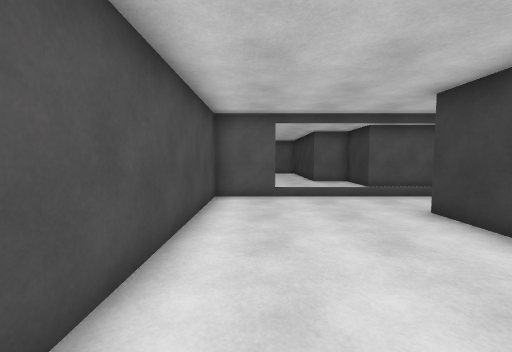
[1] (above)

16 first-person views from a walk through a scene from a Unity 3-D project. The camera is 1.4 m above the floor, tilts 4° down and sees 90° across. Doors are open. The floor is counted in squares, 1 m on a side. Each view is taken from the middle of a square. On the plan, view 1 faces up. The plan holds only what a view shows up to about 13 squares ahead; the rest is blank. The player is left out. Some animated figures are not drawn. Surface patterns are stand-ins for the level's own textures.

[2]
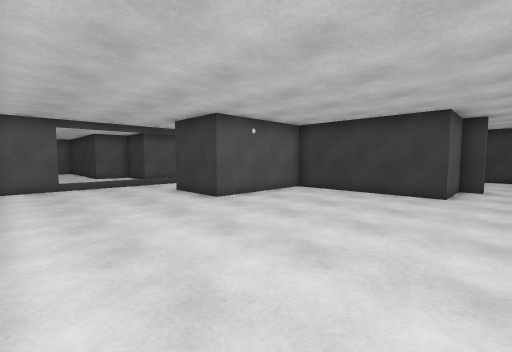

[3]
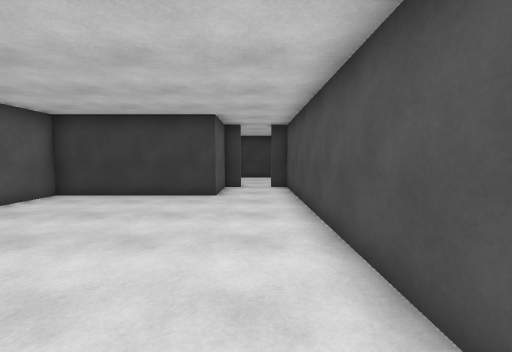

[4]
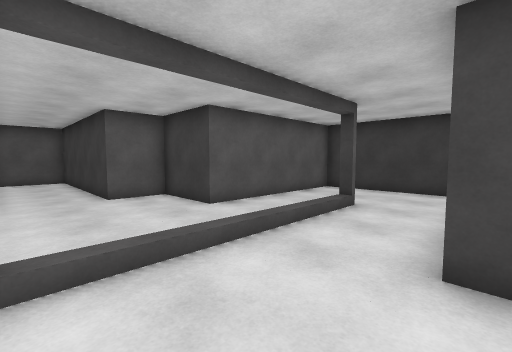

[5]
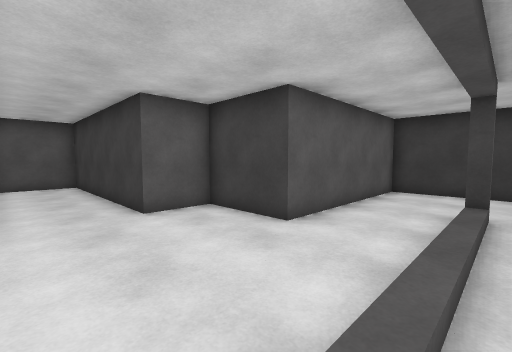

[6]
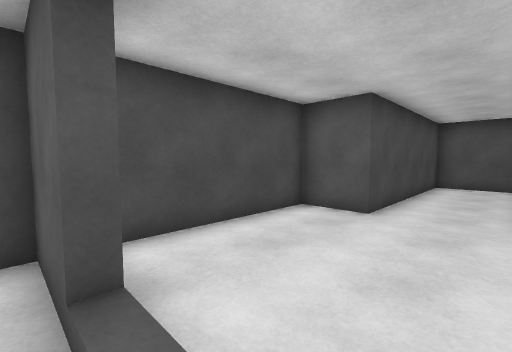

[7]
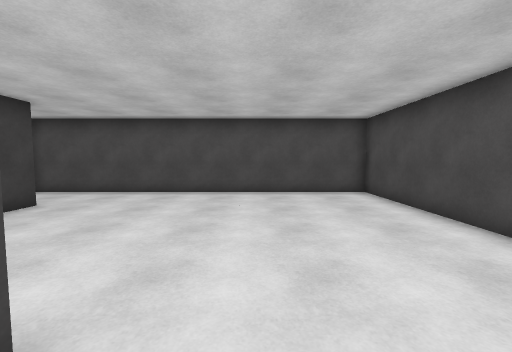

[8]
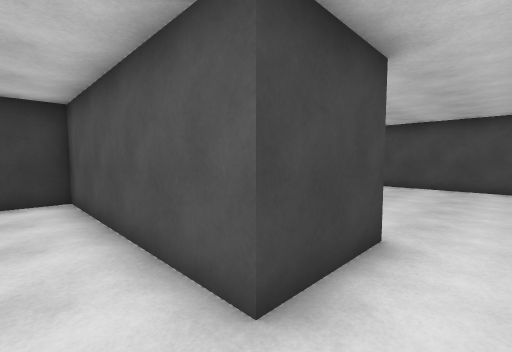

[9]
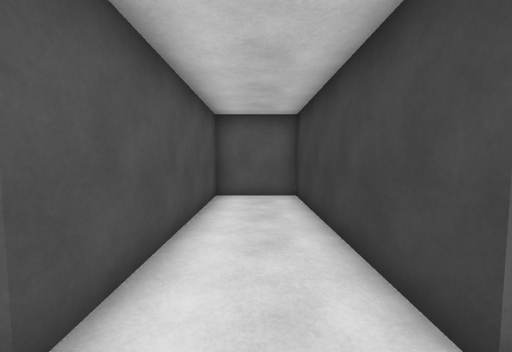

[10]
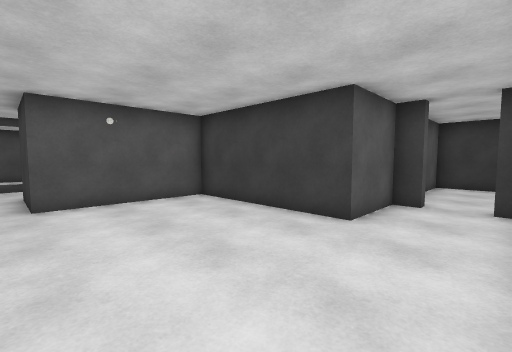

[11]
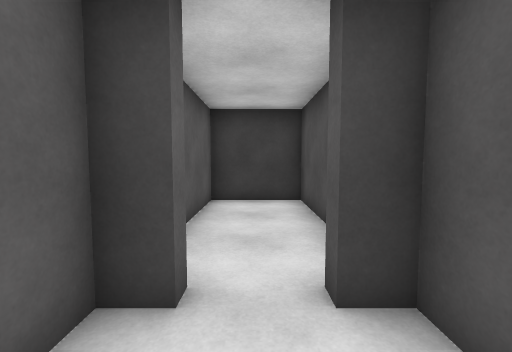

[12]
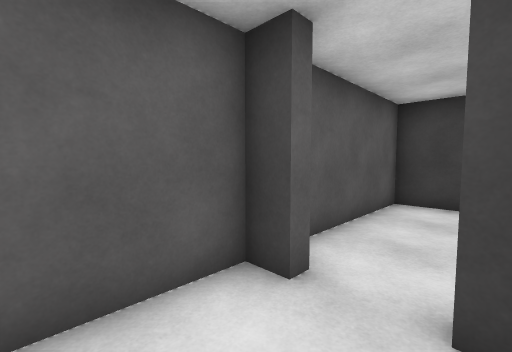

[13]
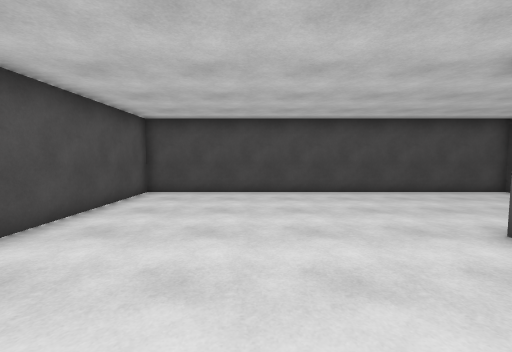

[14]
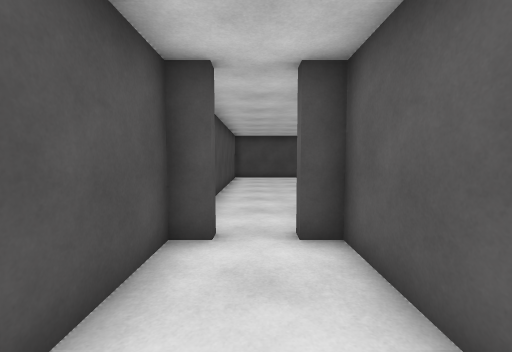

[15]
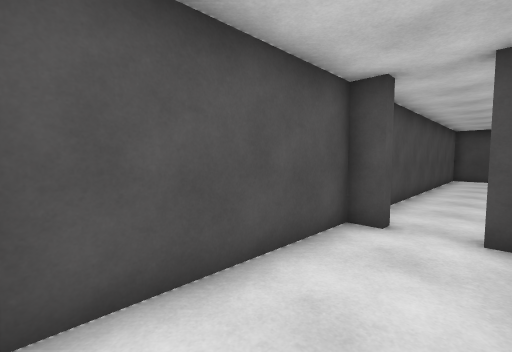

[16]
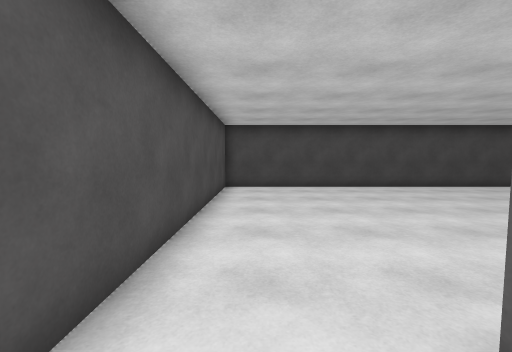

### Floor plan
Points are (right, up) in squares from view 1. A wall is a line through its corners. A room is listed if a view was taken in it or the views show most of it. See-through windows are left out.
Room 1 (views 1, 2, 3, 4, 5, 6, 7, 8, 9, 10, 11, 12, 13, 16)
walls: (0.7, 9.8) (0.7, 9.3) (-1.5, 9.3) (-1.5, -5.5) (12.3, -5.5) (12.3, -4.8); (8.3, 9.2) (8.3, 9.8); (12.3, -3.3) (12.3, -2.5) (9.5, -2.5) (9.5, 3.5) (4.5, 3.5) (4.5, 6.5) (12.5, 6.5) (12.5, 12.5) (5.5, 12.5) (5.5, 15.5) (3.5, 15.5) (3.5, 23.5) (0.5, 23.5) (0.5, 15.5) (-1.5, 15.5) (-1.5, 10.2)
ways out: open door at (12.5, -4.5) to room 2
Room 2 (views 14, 15)
walls: (12.7, -4.8) (12.7, -5.5) (18.5, -5.5) (18.5, -2.5) (12.7, -2.5) (12.7, -3.3)
ways out: open door at (12.5, -4.5) to room 1

Positions as (right, up) in squares from view 1, and headings:
1: (0, 0), facing up
2: (-1, -4), facing up-right
3: (0, -4), facing right
4: (1, 6), facing up-right
5: (1, 9), facing up-right
6: (3, 9), facing up-left
7: (3, 5), facing down
8: (3, 8), facing down-right
9: (2, 14), facing up
10: (4, -5), facing up-right
11: (10, -4), facing right
12: (10, -5), facing up-right
13: (9, -1), facing left
14: (17, -4), facing left
15: (18, -3), facing down-left
16: (11, -4), facing left
